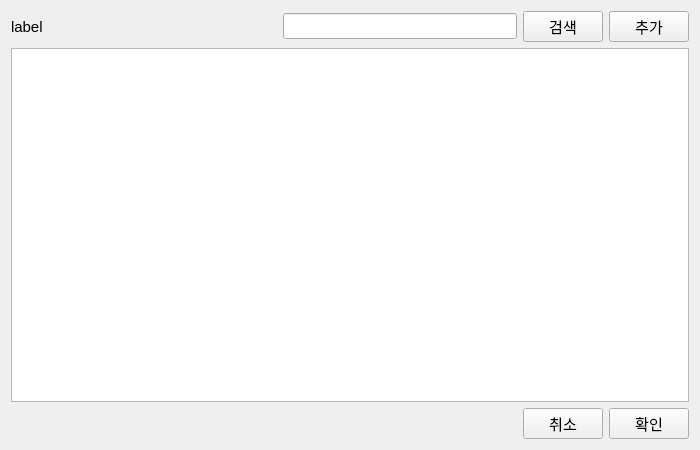
<?xml version="1.0" encoding="UTF-8"?>
<ui version="4.0">
 <class>Form</class>
 <widget class="QWidget" name="Form">
  <property name="geometry">
   <rect>
    <x>0</x>
    <y>0</y>
    <width>700</width>
    <height>450</height>
   </rect>
  </property>
  <property name="font">
   <font>
    <family>Arial</family>
    <pointsize>11</pointsize>
   </font>
  </property>
  <property name="windowTitle">
   <string>list_view_window</string>
  </property>
  <layout class="QVBoxLayout" name="verticalLayout_2">
   <item>
    <layout class="QVBoxLayout" name="verticalLayout">
     <item>
      <layout class="QHBoxLayout" name="horizontalLayout_2">
       <item>
        <widget class="QLabel" name="label">
         <property name="text">
          <string>label</string>
         </property>
        </widget>
       </item>
       <item>
        <spacer name="horizontalSpacer_2">
         <property name="orientation">
          <enum>Qt::Horizontal</enum>
         </property>
         <property name="sizeHint" stdset="0">
          <size>
           <width>40</width>
           <height>20</height>
          </size>
         </property>
        </spacer>
       </item>
       <item>
        <widget class="QLineEdit" name="search_textbox"/>
       </item>
       <item>
        <widget class="QPushButton" name="search_button">
         <property name="text">
          <string>검색</string>
         </property>
        </widget>
       </item>
       <item>
        <widget class="QPushButton" name="add_button">
         <property name="text">
          <string>추가</string>
         </property>
        </widget>
       </item>
      </layout>
     </item>
     <item>
      <widget class="QListView" name="list_view">
       <property name="editTriggers">
        <set>QAbstractItemView::NoEditTriggers</set>
       </property>
      </widget>
     </item>
     <item>
      <layout class="QHBoxLayout" name="horizontalLayout">
       <item>
        <spacer name="horizontalSpacer">
         <property name="orientation">
          <enum>Qt::Horizontal</enum>
         </property>
         <property name="sizeHint" stdset="0">
          <size>
           <width>40</width>
           <height>20</height>
          </size>
         </property>
        </spacer>
       </item>
       <item>
        <widget class="QPushButton" name="cancel_button">
         <property name="text">
          <string>취소</string>
         </property>
        </widget>
       </item>
       <item>
        <widget class="QPushButton" name="ok_button">
         <property name="text">
          <string>확인</string>
         </property>
        </widget>
       </item>
      </layout>
     </item>
    </layout>
   </item>
  </layout>
 </widget>
 <resources/>
 <connections/>
</ui>
